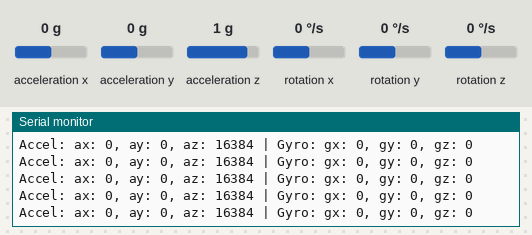
A sketch run on a simulated ESP32. Shown: the last lines printed to the serial monitor. Inputs (shaded band) come from the test bench; at power-on: acceleration x 0 g, acceleration y 0 g, acceleration z 1 g, rotation x 0 °/s, rotation y 0 °/s, rotation z 0 °/s.

Above: at 1.2 s.
1.3 s: acceleration x set to -1.4 g
At 1.71 s:
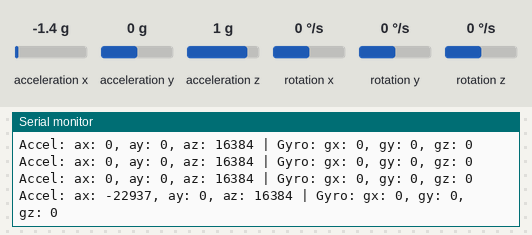
2.8 s: acceleration y set to -1.4 g
At 2.98 s:
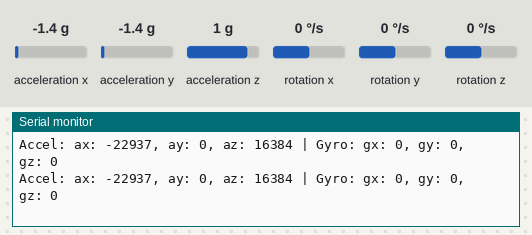
4.3 s: acceleration z set to -1.4 g
At 4.5 s:
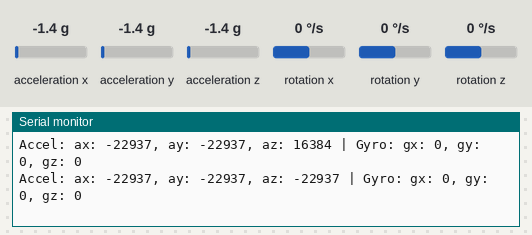
5.8 s: rotation x set to -192 °/s
At 6.03 s:
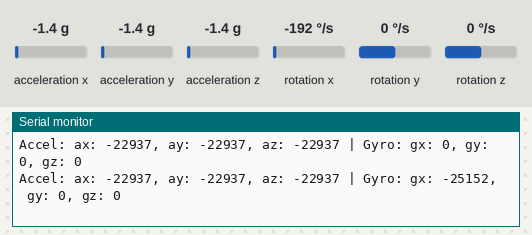
7.3 s: rotation y set to -192 °/s
At 7.3 s:
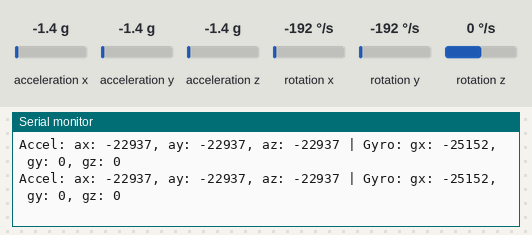

The sketch:

esp32MPU6050testing.ino
```cpp
#include<MPU6050.h>
#include<Wire.h>
MPU6050 mpu;
void setup() {
Serial.begin(115200);
Wire.begin(21,22);
mpu.initialize();
if(mpu.testConnection()){
  Serial.println("Connected");
}else{
  Serial.println("Not Connected");
  while(1);
}

}

void loop() {
  // put your main code here, to run repeatedly:
  int16_t ax,ay,az; // accelerometer values
  int16_t gx,gy,gz; // gyroscope values
  mpu.getMotion6(&ax, &ay, &az, &gx, &gy, &gz); // reading values from MPU6050
  Serial.print("Accel: ");
  Serial.print("ax: ");Serial.print(ax); Serial.print(", ");
  Serial.print("ay: ");Serial.print(ay); Serial.print(", ");
  Serial.print("az: ");Serial.print(az); Serial.print(" | ");
   Serial.print("Gyro: ");
  Serial.print("gx: ");Serial.print(gx); Serial.print(", ");
  Serial.print("gy: ");Serial.print(gy); Serial.print(", ");
  Serial.print("gz: ");Serial.println(gz);
  delay(250);
}
```

Measured:
- after the input at 1.3 s, the serial monitor: prints a new line after 0.23 s (image 1)
- after the input at 4.3 s, the serial monitor: prints a new line at once (image 3)
- after the input at 5.8 s, the serial monitor: prints a new line after 0.05 s (image 4)
